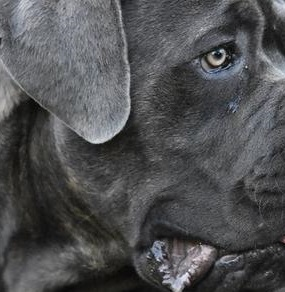
#> input picture 02/02_02/Sobaki/sobaka4.jpg, 285 x 292 px, found by its file name
$ jupyter execute --allow-errors Vadim_02_02_HW.ipynb
#> lines starting #> are read from the running program, lines starting #| are printed output that depends on the picture
[cell 1]
from PIL import Image, ImageDraw
import pandas as pd

- Создать классификатор, определяющий пиксели собаки на изображении.
- С помощью классифицируемых пикселей выделить собаку.
- Выделить - значит закрасить пиксели собаки, например, красным цветом.
- Вывести новую картинку на экран

# Создать классификатор, определяющий пиксели собаки на изображении.

## Собака

[cell 2]
# Открываем изображения
img0 = Image.open('sobaka4.jpg')
#> img0 is the input picture: PIL image 285x292 RGB; mean R, G, B 79.6, 80.2, 81.9
img1 = Image.open('Sobaka5.jpg')
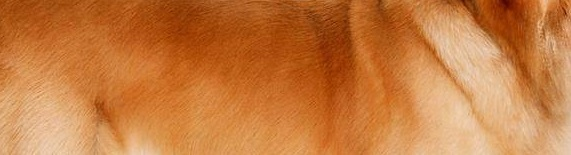
#> input picture 02/02_02/Sobaki/Sobaka5.jpg, 571 x 155 px, found by its file name
#> img1 is the input picture: PIL image 571x155 RGB; mean R, G, B 198.2, 123, 63.4
img2 = Image.open('Sobaka6.jpg')
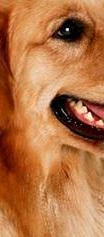
#> input picture 02/02_02/Sobaki/Sobaka6.jpg, 104 x 237 px, found by its file name
#> img2 is the input picture: PIL image 104x237 RGB; mean R, G, B 180.3, 114.7, 68.8
img3 = Image.open('sobaka7.jpg')
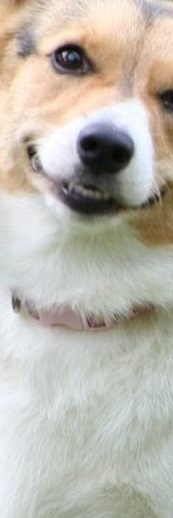
#> input picture 02/02_02/Sobaki/sobaka7.jpg, 173 x 518 px, found by its file name
#> img3 is the input picture: PIL image 173x518 RGB; mean R, G, B 187.8, 182.8, 173.3
img4 = Image.open('sobaka8.jpg')
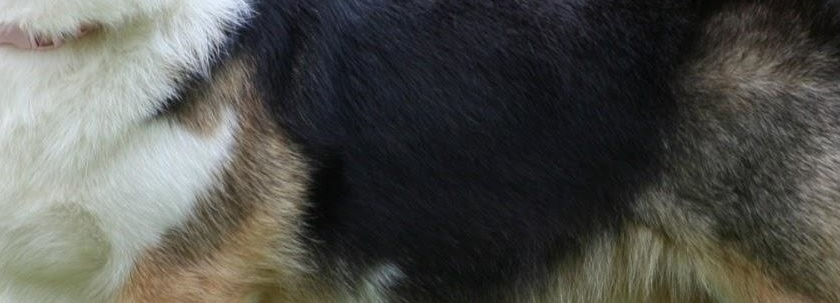
#> input picture 02/02_02/Sobaki/sobaka8.jpg, 840 x 303 px, found by its file name
#> img4 is the input picture: PIL image 840x303 RGB; mean R, G, B 80.6, 80.8, 76.2
img5 = Image.open('sobaka9.jpg')
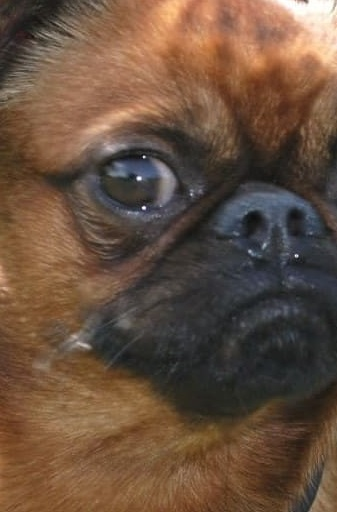
#> input picture 02/02_02/Sobaki/sobaka9.jpg, 337 x 512 px, found by its file name
#> img5 is the input picture: PIL image 337x512 RGB; mean R, G, B 103.9, 80.2, 62.7
#> (the rest of this cell did not finish here and is left out)
